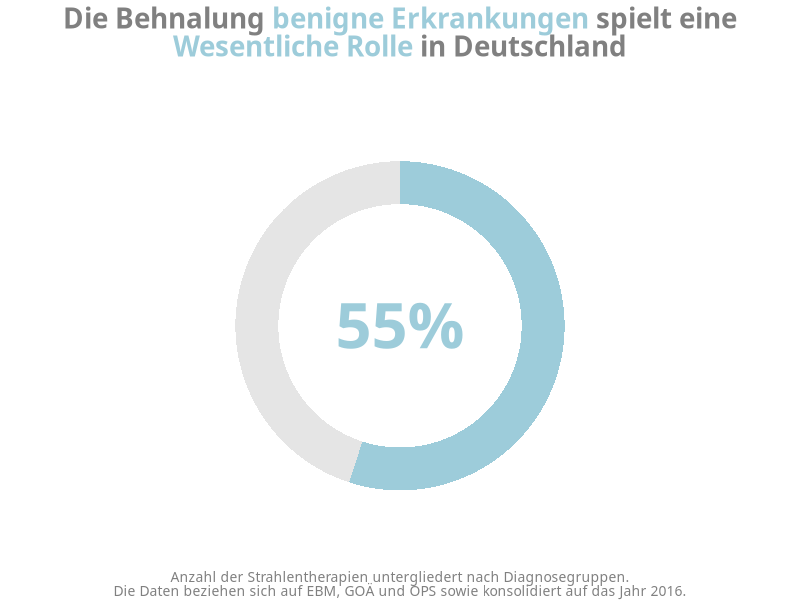
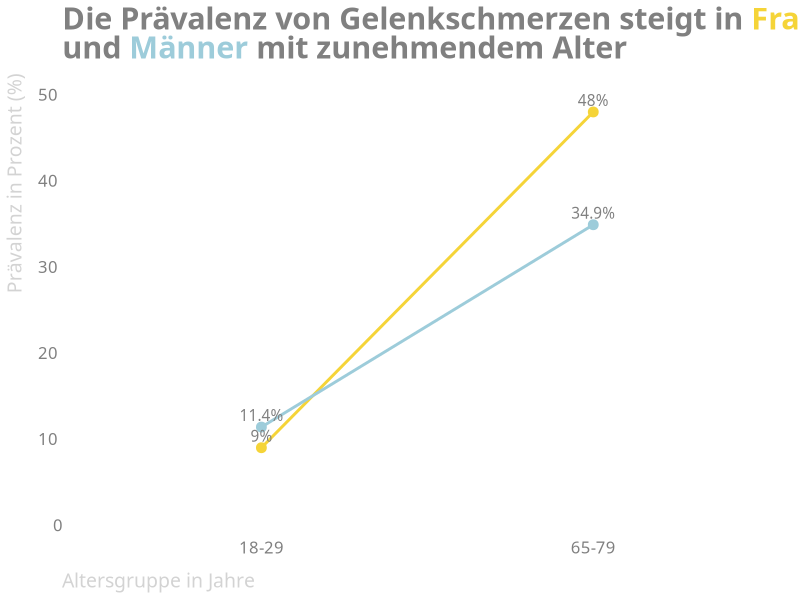

Write the R code that produced these figures, in order.
## ---- chunk 1
#| label: fig-plot-PropGutartig
#| echo: false
#| out-width: 70% 
#| fig-cap: "Anteil benigne Erkrankungen"


library(ggplot2)
library(dplyr)
library(tidyr)
library(scales)
library(ggtext)

ProzBenigne <- 0.55

# Wrangle data to get a data frame in the format we need it in to make our donut chart
ProportionBenigne <- tibble(x = 1, y = ProzBenigne) %>% 
  mutate(y_negative = 1 - y) %>% 
  pivot_longer(cols = -x) 


highlight_color <- "#9dccda"


font_family <- "Ubuntu"

# Create a nicely formatted big number to go in the donut hole
big_number_text_label <- percent(ProzBenigne, accuracy = 1)


# Create our plot
ggplot(data = ProportionBenigne,
       aes(x = x,
           y = value,
           fill = name)) +
  
  # Add a bar, but don't add the legend
  geom_col(show.legend = FALSE) +
  
  # A pie/donut chart is a bar chart with polar coordinates
  # Add polar coordinates and set the direction to -1 
  # so the filled in part starts at the top and goes clockwise
  coord_polar(theta = "y",
              direction = -1) +
  
  
  # Set the limits, which is important for adding the hole
  xlim(c(-2, 2)) +
  
  # Set a color scale with the highlighted section in whatever color
  # is chosen with the highlight_color argument and the rest in a light gray
  scale_fill_manual(values = c(highlight_color ,  "grey90")) +
  
  # Set theme_void() to remove grid lines and everything else from the plot
  theme_void() +
  
  # Add the big number in the center of the hole
  annotate(geom = "text",
           label = big_number_text_label,
           family = font_family,
           fontface = "bold",
           color = highlight_color,
           size = 16,
           x = -2,
           y = 0)+ 

labs(
        title = "<p>Die Behnalung <span style='color:#9dccda'>benigne Erkrankungen</span> spielt eine<br><span style='color:#9dccda'> Wesentliche Rolle</span> in Deutschland</p>",
        subtitle = "",
        caption = "Anzahl der Strahlentherapien untergliedert nach Diagnosegruppen.<br>Die Daten beziehen sich auf EBM, GOÄ und OPS sowie konsolidiert auf das Jahr 2016."
  )+
theme(
      plot.title =  element_markdown(
          
                                    hjust=0.5,
                                    family = "Ubuntu",
                                    size = 20,
                                    color = "#808080",
                                    face = "bold",
                                    ),
      #plot.title.position = "plot",
     plot.caption = element_markdown(
                                      family = "Ubuntu",
                                      hjust=0.5,
                                      #vjust=3,
                                      size = 10,
                                      color = "#808080"
                                    ),
      )


## ---- chunk 2
#| label: fig-plot-InzidenzSchmerzen
#| echo: false
#| out-width: 70% 
#| fig-cap: ""
  
# Benötigte Bibliothek laden
library(ggplot2)

# Daten erstellen
data <- data.frame(
  Geschlecht = rep(c("Frauen", "Männer"), each = 2),
  Altersgruppe = rep(c("18-29", "65-79"), 2),
  Praevalenz = c(9.0, 48.0, 11.4, 34.9)
)

# Steigungsdiagramm erstellen
ggplot(data, aes(x = Altersgruppe, y = Praevalenz, group = Geschlecht, color = Geschlecht)) +
  geom_line(size = 1) +
  geom_point(size = 3) +
  geom_text(aes(label = paste0(Praevalenz, "%")), 
            vjust = -0.5,
            family = "Ubuntu",
            color = "#808080",) +
  scale_color_manual(values = c("Frauen" = "#f5d438", "Männer" = "#9dccda")) +
  labs(title = "<p>Die Prävalenz von Gelenkschmerzen steigt in <span style='color:#f5d438'>Frauen</span> <br>und <span style='color:#9dccda'>Männer</span> mit zunehmendem Alter</p>",
       x = "Altersgruppe in Jahre",
       y = "Prävalenz in Prozent (%)") +
  theme_minimal() +
  theme(
      text = element_text(
                        family = "Ubuntu", 
                        color = "#D3D3D3",
                        size = 14
                        ),
    axis.text = element_text(
                            color = "#808080",
                            size = 12
                            ),
    axis.text.y = element_text(hjust = 1.5),
    axis.text.x = element_text(vjust = 4),
    axis.title.y = element_text(hjust = 1),
    axis.title.x = element_text(hjust = -0.0005),
      plot.title =  element_markdown(
                                   # hjust=0.5,
                                    family = "Ubuntu",
                                    size = 22,
                                    color = "#808080",
                                    face = "bold",
                                    ),
      #plot.title.position = "plot",
     plot.caption = element_markdown(
                                      family = "Ubuntu",
                                      hjust=0.5,
                                      #vjust=3,
                                      size = 12,
                                      color = "#808080",
                                    ),
      panel.grid.major = element_blank(),
      panel.grid.minor = element_blank(),
      legend.position="none"
      ) +
  ylim(0,50)



